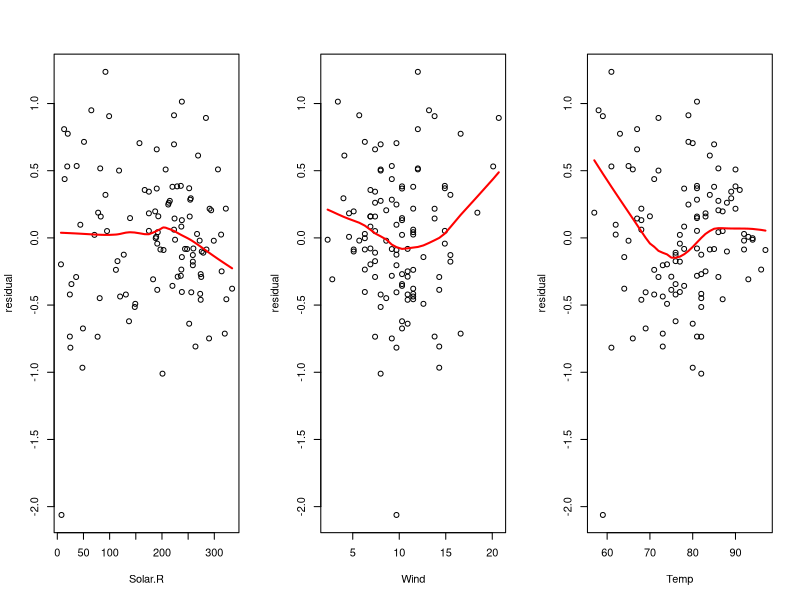
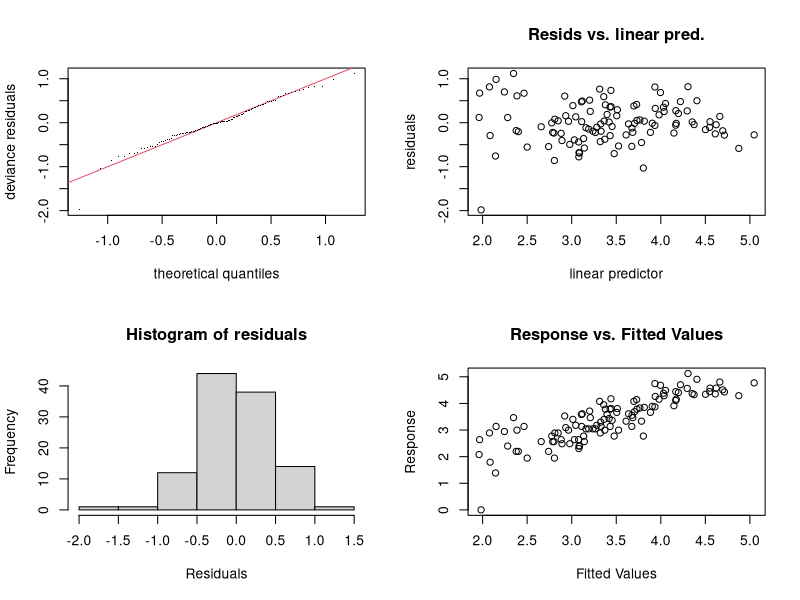
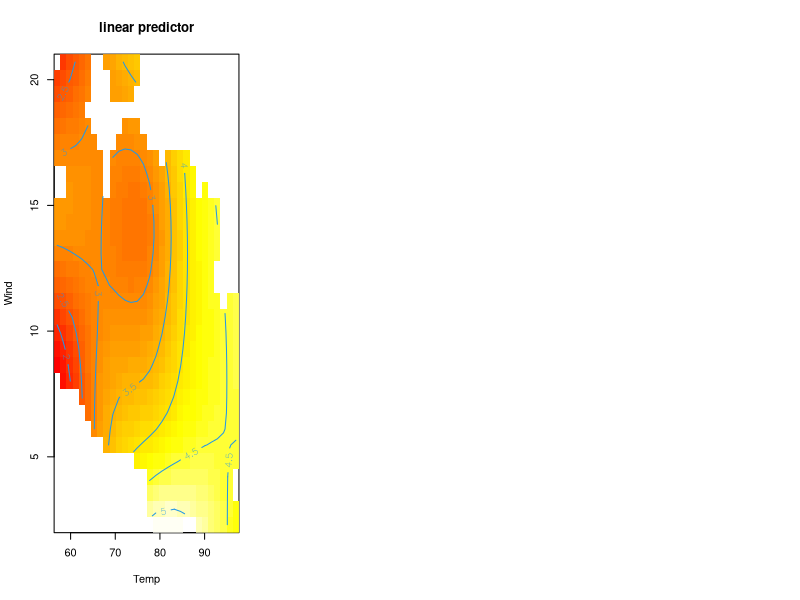

Recreate these plots in R, in order.
#' ---
#' title: "Session 26 — Lab 06 walk-through: from LM to GAM on airquality"
#' subtitle: "Statistical Modelling (BAM), IE University"
#' author: "Prof. Dae-Jin Lee (daelee@faculty.ie.edu)"
#' date: "Spring 2027"
#' output: html_document
#' ---
#' 
## ----setup, include = FALSE---------------------------------------------------
knitr::opts_chunk$set(echo = TRUE, message = FALSE, warning = FALSE,
                      fig.width = 8, fig.height = 4)

#' 
#' This file collects the key code of Lab 06 in one place. The data come from
#' the `datasets` package, so no file is needed.
#' 
## ----data---------------------------------------------------------------------
library(mgcv)
aq <- airquality
aq$day <- seq_len(nrow(aq))          # day of season
aq <- na.omit(aq)                    # 111 complete days

#' 
#' ## 1. Linear model and residuals
#' 
## ----lm-----------------------------------------------------------------------
lm_log <- lm(log(Ozone) ~ Solar.R + Wind + Temp, data = aq)
par(mfrow = c(1, 3))
for (v in c("Solar.R", "Wind", "Temp")) {
  plot(aq[[v]], resid(lm_log), xlab = v, ylab = "residual")
  lines(lowess(aq[[v]], resid(lm_log)), col = "red", lwd = 2)
}

#' 
#' ## 2. Scale and family
#' 
## ----family-------------------------------------------------------------------
m_log   <- gam(log(Ozone) ~ s(Solar.R) + s(Wind) + s(Temp), data = aq, method = "REML")
m_gamma <- gam(Ozone ~ s(Solar.R) + s(Wind) + s(Temp), family = Gamma(link = "log"),
               data = aq, method = "REML")
c(log_y_on_y_scale = AIC(m_log) + 2 * sum(log(aq$Ozone)), gamma = AIC(m_gamma))

#' 
#' ## 3. REML fit, checks and concurvity
#' 
## ----checks, fig.height = 6---------------------------------------------------
summary(m_log)
set.seed(1); gam.check(m_log)
round(concurvity(m_log, full = TRUE), 3)

#' 
#' ## 4. Interaction and comparison
#' 
## ----interaction--------------------------------------------------------------
m_te <- gam(log(Ozone) ~ s(Solar.R) + te(Temp, Wind), data = aq, method = "REML")
m_ti <- gam(log(Ozone) ~ s(Solar.R) + s(Wind) + s(Temp) + ti(Temp, Wind),
            data = aq, method = "REML")
AIC(lm_log, m_log, m_te, m_ti)
vis.gam(m_te, view = c("Temp", "Wind"), plot.type = "contour", too.far = 0.1)

#' 
#' ## 5. Predictions with intervals built on the link scale
#' 
## ----predict------------------------------------------------------------------
nd <- expand.grid(Temp = c(70, 80, 90), Wind = c(5, 10, 15), Solar.R = 207)
pr <- predict(m_ti, nd, se.fit = TRUE)
cbind(nd, median = exp(pr$fit), lower = exp(pr$fit - 1.96 * pr$se.fit),
      upper = exp(pr$fit + 1.96 * pr$se.fit)) |> round(1)
